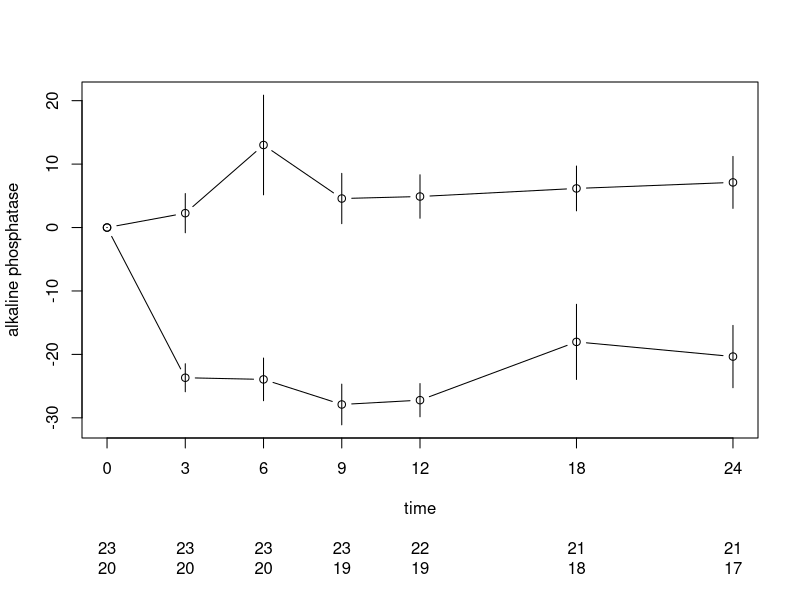
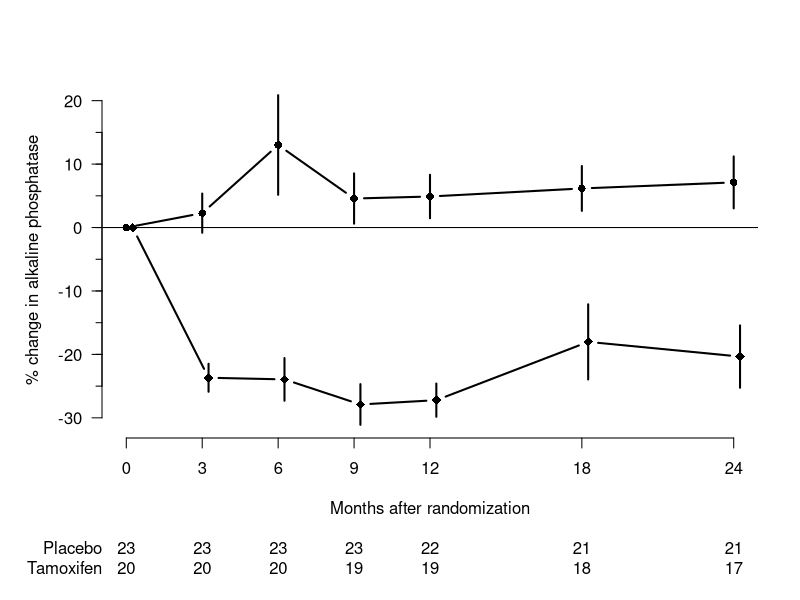

These charts were generated, in order, by the following R code:
### R code from vignette source '/home/travis/build/SPE-R/SPE/build/graphics-s.rnw'

###################################################
### code chunk number 1: graphics-s.rnw:6-7
###################################################
( alkfos <- read.csv("./data/alkfos.csv") )


###################################################
### code chunk number 2: graphics-s.rnw:12-13
###################################################
(available <- aggregate( !is.na(alkfos), list(alkfos$grp), sum))


###################################################
### code chunk number 3: graphics-s.rnw:18-22
###################################################
alkfos.pctchange <- (sweep(alkfos[-1], 1, alkfos$c0, "/") - 1)*100
(means <- aggregate(alkfos.pctchange, list(alkfos$grp), mean, na.rm=TRUE))
(sds   <- aggregate(alkfos.pctchange, list(alkfos$grp),   sd, na.rm=TRUE))
available <- as.matrix(available[-(1:2)])


###################################################
### code chunk number 4: graphics-s.rnw:27-32
###################################################
means <- as.matrix(means[-1])
  sds <- as.matrix(sds[-1])
 sems <- sds/sqrt(available)
  upr <- means + sems
  lwr <- means - sems


###################################################
### code chunk number 5: graphics-s.rnw:36-38
###################################################
time <- c(0,3,6,9,12,18,24)
(ylim <- range(means+sems,means-sems))


###################################################
### code chunk number 6: alkfos
###################################################
par(mar=.1 + c(8,4,4,2))
plot( time, means[1,],
      type="b",   # boths dots and lines
      xaxt="n",   # no x-axis
      ylim=ylim,
      ylab="alkaline phosphatase" )
# Add the points for the second gropu
points(time,means[2,], type="b")
# The the vertial error-bars
segments( time, upr[1,], time, lwr[1,] )
segments( time, upr[2,], time, lwr[2,])
# Draw the x-axis at the times
axis( 1, at=time )
# Plot the availabe numbers below the x-axis
mtext( available[1,], side=1, line=5, at=time)
mtext( available[2,], side=1, line=6, at=time)


###################################################
### code chunk number 7: alkfos-x
###################################################
par(mar=.1 + c(8,5,4,2))
plot(time,means[1,], type="b", ylim=ylim, xaxt="n",
                     ylab="% change in alkaline phosphatase",
                     xlab="Months after randomization",
                     las=1, # All axis labels horizontal
                     pch=16, # Dot as plotting symbol
                     bty="n", lwd=2 ) # No box around the plot
segments(time ,  upr[1,], time , lwr[1,], lwd=2 )
time2 <- time + 0.25 # Plot the points and bars a little bit offset
points  (time2,means[2,], type="b", pch=18, lwd=2, cex=1.3)
segments(time2,  upr[2,], time2, lwr[2,], lwd=2 )
axis(1,at=time)
mtext(available[1,],side=1, line=5, at=time)
mtext(available[2,],side=1, line=6, at=time)
# par("usr") reaturns the actual x- and y coordinates of the axis ends.
mtext("Placebo"  , side=1, line=5, adj=1, at=par("usr")[1] )
mtext("Tamoxifen", side=1, line=6, adj=1, at=par("usr")[1] )
abline(h=0) # Horizontal line
axis( side=2, at=seq(-25,15,5), labels=NA, tcl=-0.3 )


